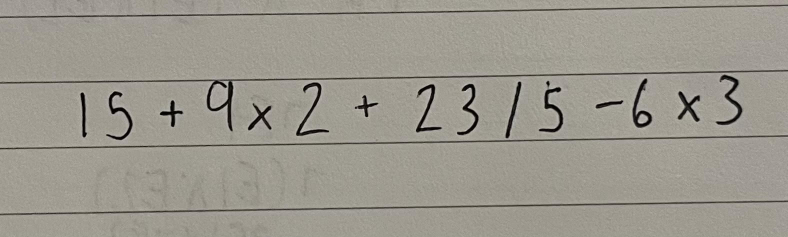
#> input picture images/handwrittenequation6.jpg, 1576 x 474 px, found by its file name (shown at 1/2 size)
$ python ParseImage.py
#> lines starting #> are read from the running program, lines starting #| are printed output that depends on the picture; after the words box and inside, x2 and y2 are one past the last pixel; in counts of white or black regions, pixels touching at a corner belong together
import cv2
import numpy as np

class ImageParser():

    def __init__(self, imagePath: str, size):
        self.imagePath = imagePath
        self.size = size
        self.parts_of_equation= []
        self.parseImage(size)

    def _displayImage(self, cvImage, name):
        cv2.imshow(name, cvImage)
        cv2.waitKey(0)
    def displayParts(self):
        for i, part in enumerate(self.parts_of_equation):
            cv2.imshow(f'part {i}', part)
            cv2.waitKey(0)
    def changeImagePath(self, imagePath: str):
        self.imagePath = imagePath
        self.parts_of_equation.clear()
        self.parseImage(self.size)

    def _filter_overlapping_contours(self, contours):
        # Function to check if the bounding boxes of contour1 and contour2 overlap and contour1 is smaller
        def do_bounding_boxes_overlap_and_contour1_is_smaller(contour1, contour2):
            x1, y1, w1, h1 = cv2.boundingRect(contour1)
            x2, y2, w2, h2 = cv2.boundingRect(contour2)

            # Check if bounding boxes overlap and contour1 is smaller
            return (
                x1 < x2 + w2 and x1 + w1 > x2 and
                y1 < y2 + h2 and y1 + h1 > y2 and
                w1*h1 < w2*h2
            )

        # Iterate through contours and create a list of contours to keep
        filtered_contours = []
        for i, contour1 in enumerate(contours):
            is_contained = False
            for j, contour2 in enumerate(contours):
                if i != j and do_bounding_boxes_overlap_and_contour1_is_smaller(contour1, contour2):
                    is_contained = True
                    break
            if not is_contained:
                filtered_contours.append(contour1)

        return filtered_contours

    def parseImage(self, size) -> list:
#> called with size = 54
        image = cv2.imread(self.imagePath)
#> image is the input picture: shape (474, 1576, 3); mean B, G, R 141.6, 151.9, 155.6
        if image is None:
            print("NO IMAGE FOUND")
            exit()
        grayscaleImage = cv2.cvtColor(image, cv2.COLOR_BGR2GRAY)
        _, grayscaleImage = cv2.threshold(grayscaleImage, 30, 255, cv2.THRESH_BINARY)
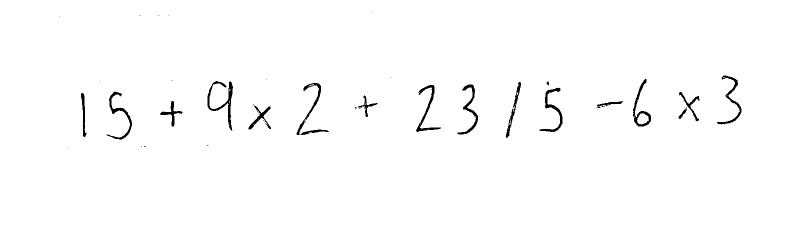
#> grayscaleImage: shape (474, 1576) (shown at 1/2 size); 98.7% white; 39 black regions (21 under 20 px), largest, box (x1, y1, x2, y2) and area: (415, 162, 466, 261) 1031, (832, 170, 882, 264) 812, (1079, 175, 1125, 264) 812

        # The following lines "fill" in the black parts (thanks chatgpt)
        # Set the size of the kernel for morphological operations
        kernel_size = 5
        # Create a rectangular kernel for opening operation
        kernel = np.ones((kernel_size, kernel_size), np.uint8)
        # Apply morphological opening to remove white noise in black areas
        grayscaleImage = cv2.morphologyEx(grayscaleImage, cv2.MORPH_OPEN, kernel)
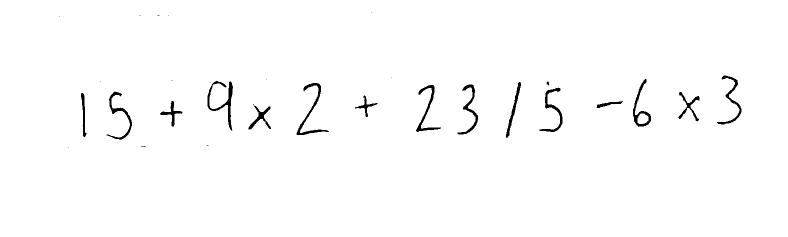
#> grayscaleImage: shape (474, 1576) (shown at 1/2 size); 98.6% white; 28 black regions (12 under 20 px), largest, box (x1, y1, x2, y2) and area: (415, 162, 466, 261) 1061, (593, 166, 658, 270) 972, (832, 170, 882, 264) 839

        #edge detection filter
        edges = cv2.Canny(grayscaleImage, 500, 1500)
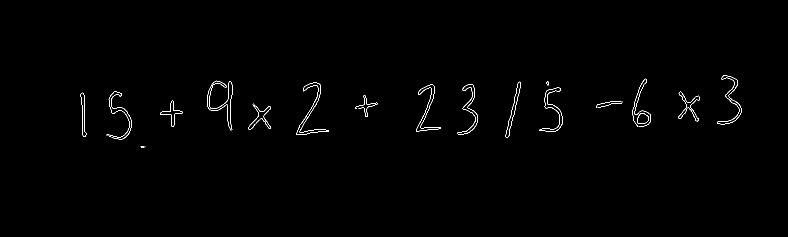
#> edges: shape (474, 1576) (shown at 1/2 size); 0.58% white in thin lines or dots, all inside (x1, y1, x2, y2) = (161, 150, 1483, 295)

        # Find contours in the edge-detected image. A contour is a mathematical representation of an image part's bounding
        contours, _ = cv2.findContours(edges, cv2.RETR_EXTERNAL, cv2.CHAIN_APPROX_SIMPLE)
#> contours = 24 contours, 11 with area under 20; largest, box (x1, y1, x2, y2) and area: (832, 169, 882, 264) 844, (1078, 175, 1125, 264) 829, (1434, 150, 1483, 249) 798, (1011, 163, 1042, 276) 630, (496, 207, 542, 259) 616
        #sort the contours
        contours = sorted(contours, key=lambda contour: cv2.boundingRect(contour)[0])
        # Iterate through contours and filter based on containment and size
        contours = self._filter_overlapping_contours(contours)
#> the loop in _filter_overlapping_contours, `for i, contour1 in enumerate(contours):` made 24 passes
#> contour1 on pass 3: [[215, 271], [216, 271]]
        #self._displayImage(edges, 'name')

        # go through the contours to find the bounding box of them and then crop the image based on that
        for contour in contours:
            x, y, w, h = cv2.boundingRect(contour)
            # skips fragments
            if h * w < 350:
                continue
            cropped_part = grayscaleImage[y:y+h, x:x+w]
            # resize to size by size for the neural network
            padding_size = max(w, h) - min(w, h)
            if padding_size % 2 != 0:
                padding_size - 1
            if max(w,h) == w:
                cropped_part = cv2.copyMakeBorder(cropped_part, padding_size//2, padding_size//2, 0, 0, cv2.BORDER_CONSTANT, value=255)
            else:
                cropped_part = cv2.copyMakeBorder(cropped_part, 0, 0, padding_size//2, padding_size//2, cv2.BORDER_CONSTANT, value=255)
            padding_size = 12
            cropped_part = cv2.resize(cropped_part, (size - padding_size, size - padding_size))
            cropped_part = cv2.copyMakeBorder(cropped_part,padding_size//2,padding_size//2,padding_size//2,padding_size//2, cv2.BORDER_CONSTANT, value=255)
            self.parts_of_equation.append(cropped_part)
#> this loop made 18 passes
#> contour on pass 4: [[290, 292]]
#> pass 1, in parseImage, `cropped_part = cv2.copyMakeBorder(cropped_part, 0, 0, padding_size//2,..`:
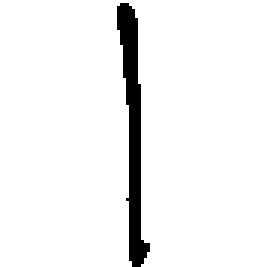
#> cropped_part: shape (89, 88) (shown 3 times larger); 94.7% white; 1 black region, box (x1, y1, x2, y2) and area: (39, 1, 50, 89) 413
#> pass 1, in parseImage, `cropped_part = cv2.copyMakeBorder(cropped_part,padding_size//2,padding..`:
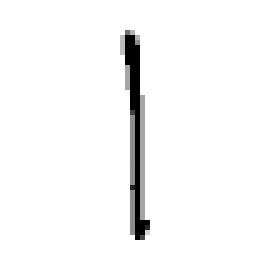
#> cropped_part: shape (54, 54) (shown 5 times larger); min 0, max 255, mean 247
#> pass 2, in parseImage, `cropped_part = grayscaleImage[y:y+h, x:x+w]`:
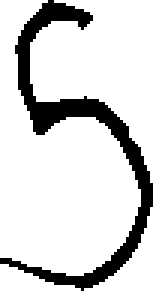
#> cropped_part: shape (97, 51) (shown 3 times larger); 83.3% white; 1 black region, box (x1, y1, x2, y2) and area: (0, 0, 51, 97) 824

        '''
        # Display images
        for part in parts_of_equation:
            self._displayImage(part, 'part')
        '''

        return self.parts_of_equation

def main():
    ip = ImageParser('images/handwrittenequation6.jpg', 54)
    ip.displayParts()
#> the loop in displayParts, `for i, part in enumerate(self.parts_of_equation):` made 15 passes
#> pass 2, in displayParts, `cv2.imshow(f'part {i}', part)`:
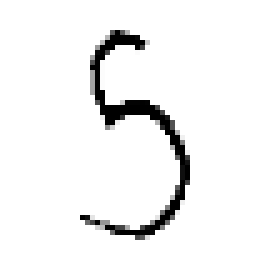
#> window 'part 1': shape (54, 54) (shown 5 times larger); min 0, max 255, mean 241.5
    cv2.destroyAllWindows()
    # [12 lines of commented-out code are left out]

if __name__ == '__main__':
    main()
